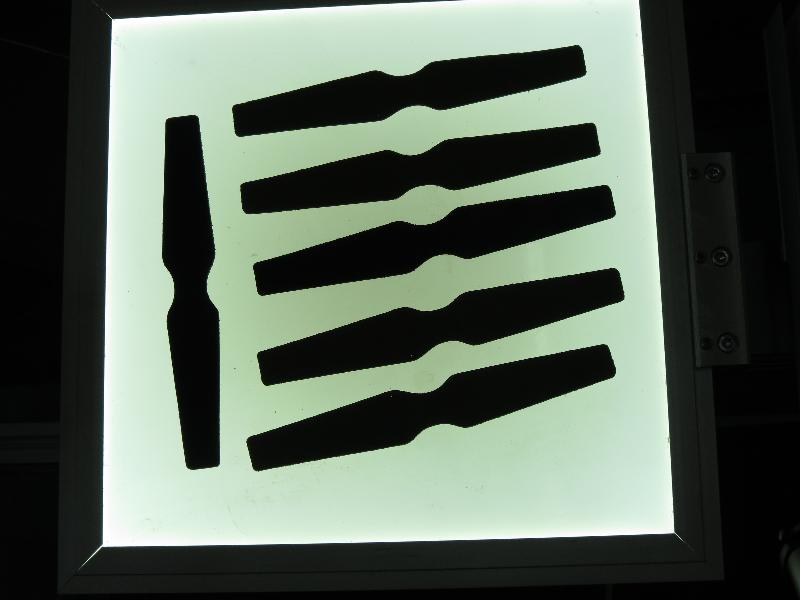
#> input picture Media Files/input_images/img_5.jpg, 800 x 600 px
$ python 14_2_plotting_histograms.py
#> lines starting #> are read from the running program, lines starting #| are printed output that depends on the picture
import cv2
import matplotlib.pyplot as plt
import numpy as np

"""
There are two ways for this,
Short Way : use Matplotlib plotting functions
Long Way : use OpenCV drawing functions
"""

# Using Matplotlib
img = cv2.imread('../../Media Files/input_images/img_5.jpg')
#> img is the input picture: shape (600, 800, 3); mean B, G, R 89.1, 100.8, 89.3
grey_img = cv2.cvtColor(img, cv2.COLOR_RGB2GRAY)
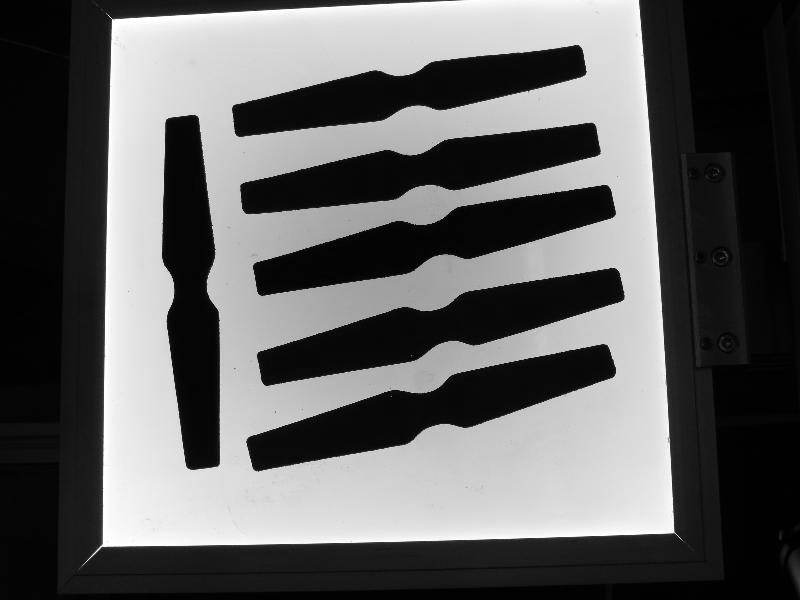
#> grey_img: shape (600, 800); min 0, max 255, mean 96
plt.hist(x=grey_img.ravel(), bins=256, range=[0, 256])
plt.title("Matplotlib Histogram")
plt.show()
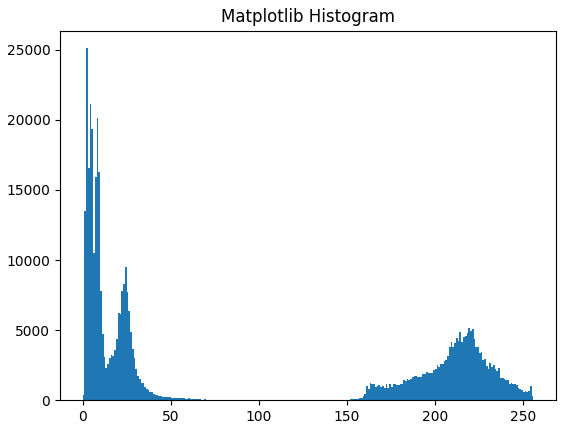
#> figure drawn by matplotlib, 1 panel; tallest bar 25115 high, from x = 2 to 3

# OR

color = ('b', 'g', 'r')
for i, col in enumerate(color):
    histr = cv2.calcHist([img], [i], None, [256], [0, 256])
    plt.plot(histr, color=col)
    plt.xlim([0, 256])
plt.title("BGP Histogram Plot")
plt.show()
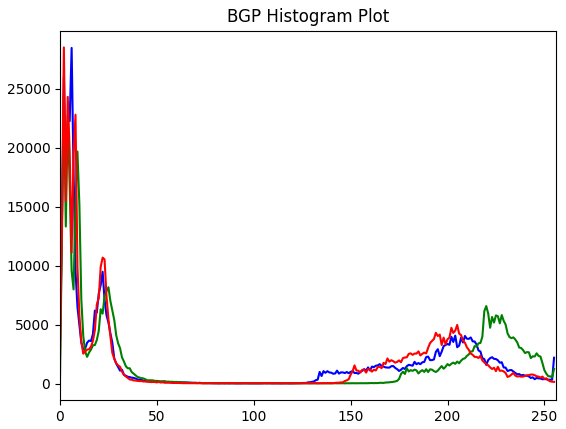
#> figure drawn by matplotlib, 1 panel; curve peaks at x = 6, y = 28478; curve peaks at x = 2, y = 24509; curve peaks at x = 2, y = 28522

# Using OpenCV (Not used Anymore)
"""
here you adjust the values of histograms along with its
bin values to look like x,y coordinates so that you can
draw it using cv2.line() or cv2.polyline() function to
generate same image as above.
"""

# Mask
# create a mask
mask = np.zeros(grey_img.shape[:2], np.uint8)
mask[100:300, 100:400] = 255
masked_img = cv2.bitwise_and(src1=grey_img, src2=grey_img, mask=mask)
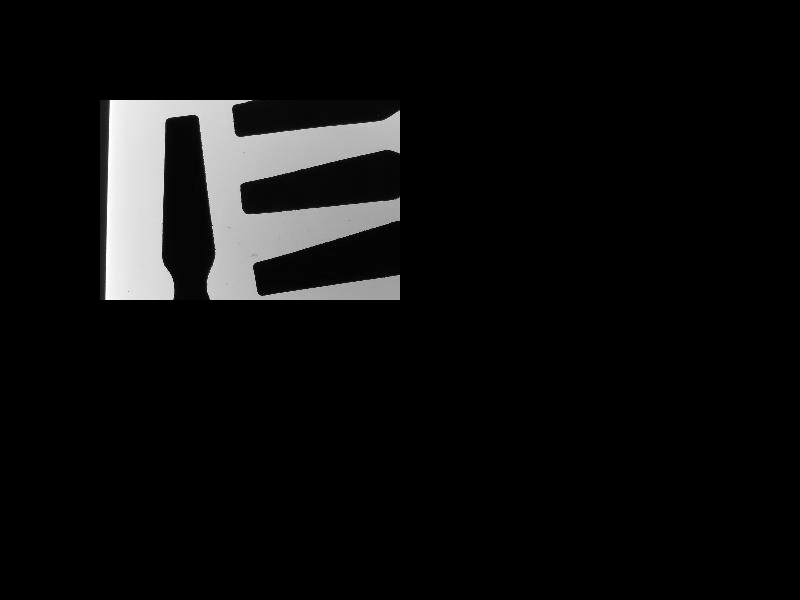
#> masked_img: shape (600, 800); min 0, max 255, mean 14.4

# Calculate histogram with mask and without mask
# Check third argument for mask
hist_full = cv2.calcHist([grey_img], channels=[0], mask=None,
                         histSize=[256], ranges=[0, 256])
#> hist_full = 256 values, max 25115 at index 2, min 13 at index 133, mean 1875
hist_mask = cv2.calcHist([grey_img], channels=[0], mask=mask,
                         histSize=[256], ranges=[0, 256])
#> hist_mask = 256 values, max 4769 at index 5, min 1 at index 101, mean 234.4

plt.subplot(221), plt.title("Original"), plt.imshow(grey_img, 'gray')
plt.subplot(222), plt.title("Mask"), plt.imshow(mask, 'gray')
plt.subplot(223), plt.title("Masked Image"), plt.imshow(masked_img, 'gray')
plt.subplot(224), plt.title("Histogram"), plt.plot(hist_full), plt.plot(hist_mask)
plt.xlim([0, 256])

plt.show()
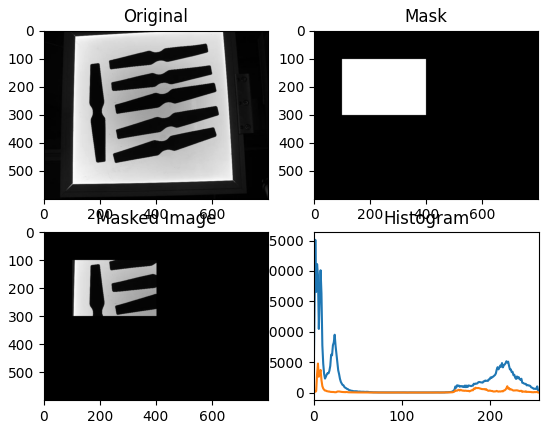
#> figure drawn by matplotlib, 4 panels; panel 4: curve peaks at x = 2, y = 25115; panel 4: curve peaks at x = 5, y = 4769

$ run again, with Media Files/input_images/img_1.jpg copied over Media Files/input_images/img_5.jpg
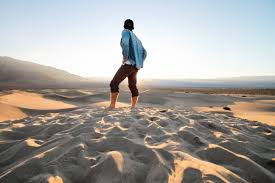
#> input picture Media Files/input_images/img_1.jpg, 275 x 183 px
#> img is the input picture: shape (183, 275, 3); mean B, G, R 157.8, 161.9, 165.6
#> `masked_img = cv2.bitwise_and(src1=grey_img, src2=grey_img, mask=mask)`:
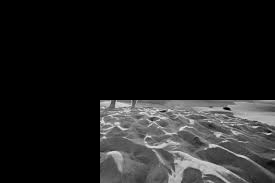
#> masked_img: shape (183, 275); min 0, max 233, mean 32.5
#> hist_full = 256 values, max 1312 at index 254, min 2 at index 0, mean 196.6
#> hist_mask = 256 values, max 214 at index 82, min 0 at index 0, mean 56.74
#> `plt.show()`:
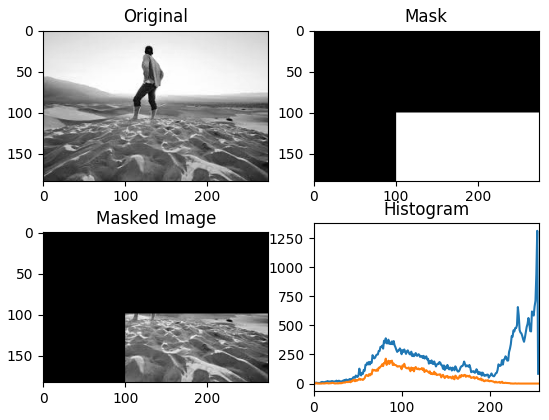
#> figure drawn by matplotlib, 4 panels; panel 4: curve peaks at x = 254, y = 1312; panel 4: curve peaks at x = 82, y = 214

$ run again, with Media Files/input_images/img_10.jpg copied over Media Files/input_images/img_5.jpg
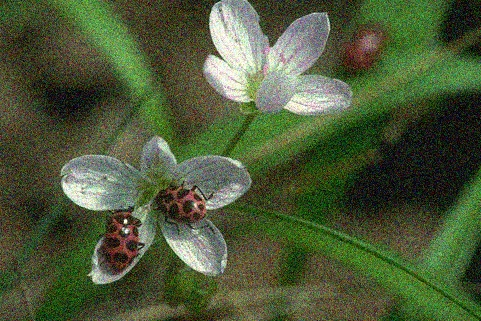
#> input picture Media Files/input_images/img_10.jpg, 481 x 321 px
#> img is the input picture: shape (321, 481, 3); mean B, G, R 56.7, 89.2, 76.5
#> `masked_img = cv2.bitwise_and(src1=grey_img, src2=grey_img, mask=mask)`:
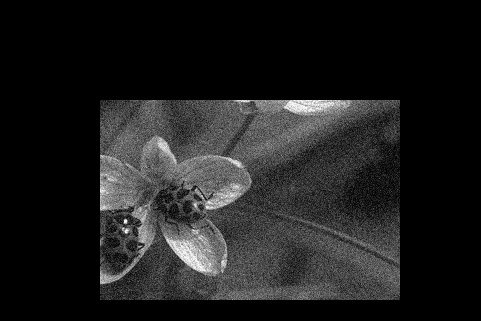
#> masked_img: shape (321, 481); min 0, max 254, mean 30.5
#> hist_full = 256 values, max 1804 at index 61, min 2 at index 255, mean 603.1
#> hist_mask = 256 values, max 712 at index 70, min 0 at index 255, mean 234.4
#> `plt.show()`:
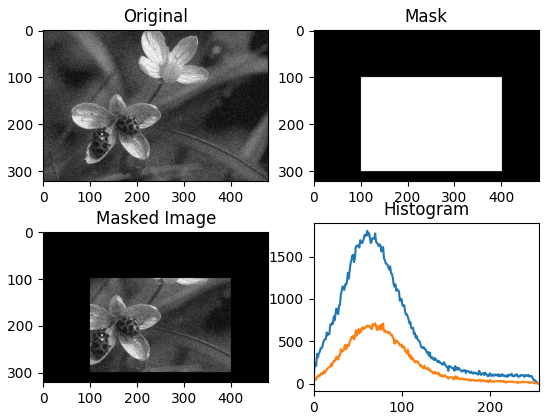
#> figure drawn by matplotlib, 4 panels; panel 4: curve peaks at x = 61, y = 1804; panel 4: curve peaks at x = 70, y = 712

$ run again, with Media Files/input_images/img_12.jpg copied over Media Files/input_images/img_5.jpg
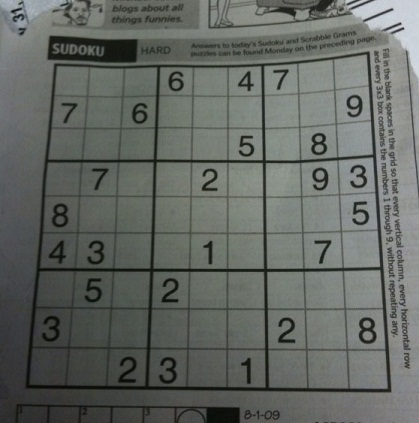
#> input picture Media Files/input_images/img_12.jpg, 419 x 423 px
#> img is the input picture: shape (423, 419, 3); mean B, G, R 98.9, 103.6, 99.4
#> `masked_img = cv2.bitwise_and(src1=grey_img, src2=grey_img, mask=mask)`:
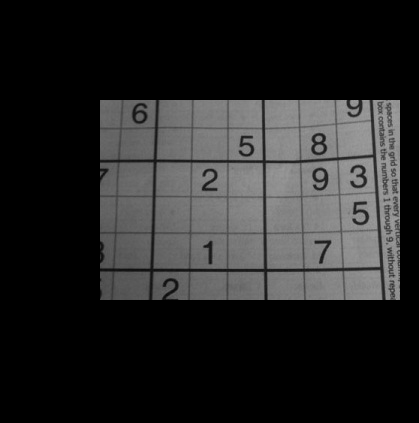
#> masked_img: shape (423, 419); min 0, max 166, mean 38.2
#> hist_full = 256 values, max 2320 at index 103, min 0 at index 0, mean 692.3
#> hist_mask = 256 values, max 1208 at index 139, min 0 at index 0, mean 234.4
#> `plt.show()`:
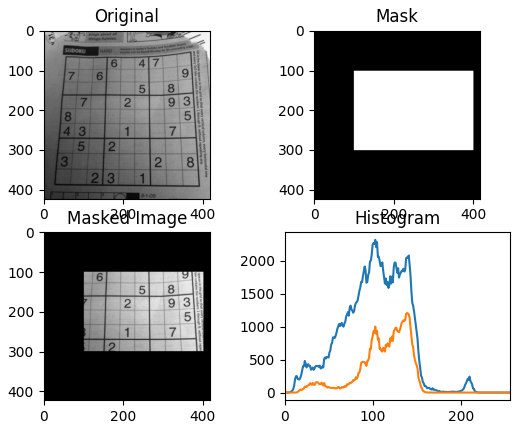
#> figure drawn by matplotlib, 4 panels; panel 4: curve peaks at x = 103, y = 2320; panel 4: curve peaks at x = 139, y = 1208
